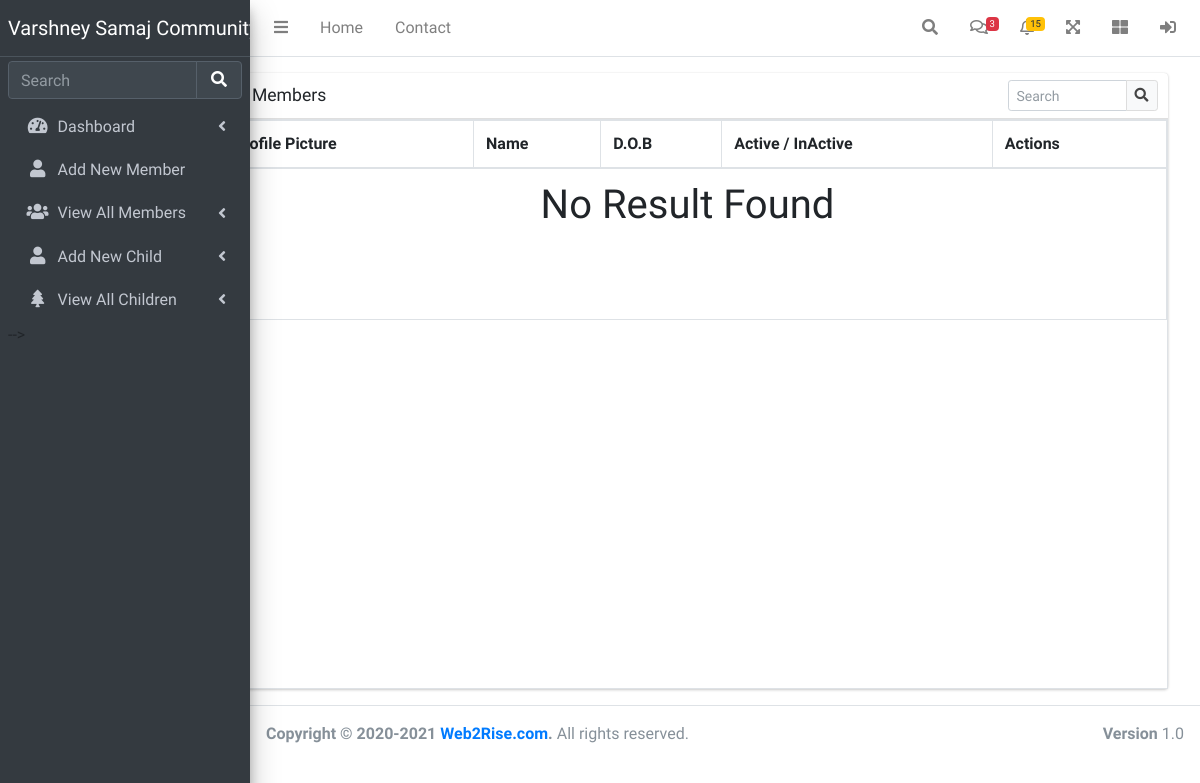
The page /server/member_table.php (signed in) on the database as committed earlier.
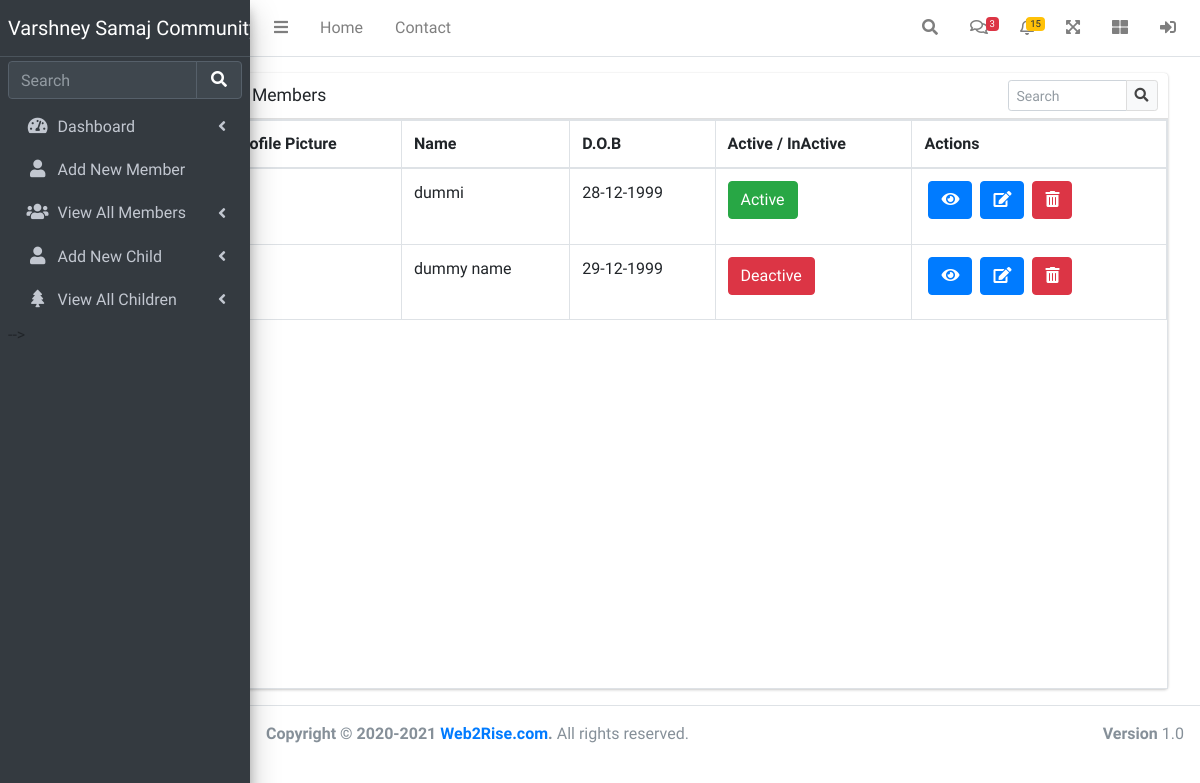
The same page on the database as committed later.
### tables this page shows
CREATE TABLE `members` (
  `id` int(11) NOT NULL,
  `firstName` varchar(20) NOT NULL,
  `mobileNo` bigint(30) NOT NULL,
  `email` varchar(30) NOT NULL,
  `dob` date NOT NULL,
  `gender` varchar(10) NOT NULL,
  `state` varchar(15) NOT NULL,
  `city` varchar(15) NOT NULL,
  `address` varchar(255) NOT NULL,
  `password` varchar(20) NOT NULL,
  `fatherName` varchar(20) NOT NULL,
  `motherName` varchar(20) NOT NULL,
  `lifeMemberNo` int(12) NOT NULL,
  `profilepic` varchar(255) NOT NULL,
  `status` int(10) NOT NULL DEFAULT 0,
  `isLifeMember` int(10) NOT NULL DEFAULT 0,
  `pincode` int(6) NOT NULL
);

### server/member_table.php (the view, shortened to what this page needs)
<?php
include "../db/conn.php";
include "../includes/header.php";
include "../includes/sidebar.php";
?>
<div class="container-fluid">
    <div class="row">
        <div class="col-md-2"></div>
        <div class="col-md-10">
            <div class="card mt-3" style="width: 80vw;">
                <div class="card-header">
                    <h3 class="card-title">All Members</h3>
                    <div class="card-tools">
                        <div class="input-group input-group-sm" style="width: 150px;">
                            <input type="text" name="table_search" class="form-control float-right" placeholder="Search">
                            <div class="input-group-append">
                                <button type="submit" class="btn btn-default">
                                    <i class="fas fa-search"></i>
                                </button>
                            </div>
                        </div>
                    </div>
                </div>
                <div class="card-body table-bordered table-responsive p-0" style="min-height: 570px;">
                    <table class="table table-head-fixed text-nowrap" style="min-height: 200px;">
                        <thead>
                            <tr>
                                <th>Profile Picture</th>
                                <th>Name</th>
                                <th>D.O.B</th>
                                <?php if (isset($_SESSION) && $_SESSION['user'] == "admin") { ?>
                                <th>Active / InActive</th>
                                <?php } ?>
                                <th>Actions</th>
                            </tr>
                        </thead>
                        <tbody>
                            <?php
                            if (isset($_GET['filter']) && $_GET['filter'] == 'lifemember') {
                                $sql = "SELECT * FROM members WHERE isLifeMember='1'";
                            } else {
                                $sql = "SELECT * FROM members";
                            }
                            $result = mysqli_query($conn, $sql);
                            if (mysqli_num_rows($result) > 0) {
                                while ($row = mysqli_fetch_assoc($result)) {
                            ?>
                                    <tr>
                                        <td><img src="../process/uploads/<?= $row['profilepic'] ?>" style="width:45px;"></td>
                                        <td><?= $row["firstName"] . " " . $row["lastname"]; ?></td>
                                        <td>
                                            <?= date('d-m-Y',strtotime($row["dob"])) ?>
                                    </td>
                                        <?php if (isset($_SESSION) && $_SESSION['user'] == "admin") { ?>
                                            <td><button type="button" class="btn btn-<?= $row['status'] == '0' ? 'danger' : 'success' ?>" onclick="memberStatus(<?= $row['id'] ?>,<?= $row['status'] ?>)" status=""><?= $row['status'] == '0' ? "Deactive" : "Active" ?></button></td>
                                        <?php } ?>
                                        <td>
                                            <button class="btn btn-primary ml-1" data-toggle="modal" data-target="#example" onclick="fetchData(<?= $row['id'] ?>)">
                                                <i class="fas fa-eye"></i>
                                            </button>
                                            <?php if (isset($_SESSION['login']) && $_SESSION['user'] == 'admin') { ?>
                                                <a href="../server/updateMember_form.php?id=<?= $row['id'] ?> "><button class="btn btn-primary ml-1" data-toggle="modal" data-target="#example"><i class="fas fa-edit"></i></button></a>
                                                <a href="../process/deleteMember.php?id=<?= $row['id'] ?>" onclick="return confirm('Are you sure?')"><button type="submit" class="btn btn-danger ml-1" id="delete"><i class="fas fa-trash-alt"></i></button></a>
                                            <?php } ?>
                                        </td>
                                    </tr>
                            <?php
                                }
                            } else {
                                echo '<tr><td colspan="6    " class="text-center"><h1>No Result Found</td></h1></tr>';
                            } ?>
                        </tbody>
                    </table>
                </div>
            </div>
        </div>
    </div>
</div>
<?php
include "../includes/footer.php";
?>

### includes/header.php (shortened to what this page needs)
<!DOCTYPE html>
<html lang="en">
<head>
    <link rel="stylesheet" href="https://cdnjs.cloudflare.com/ajax/libs/font-awesome/5.15.4/css/all.min.css" />
    <link rel="stylesheet" href="../assets/style/adminlte.min.css">
</head>
<body class="hold-transition sidebar-mini">
<div class="wrapper">
  <nav class="main-header navbar navbar-expand navbar-white navbar-light">
    <ul class="navbar-nav">
      <li class="nav-item">
        <a class="nav-link" data-widget="pushmenu" href="#" role="button"><i class="fas fa-bars"></i></a>
      </li>
      <li class="nav-item d-none d-sm-inline-block">
        <a href="../../index3.html" class="nav-link">Home</a>
      </li>
      <li class="nav-item d-none d-sm-inline-block">
        <a href="#" class="nav-link">Contact</a>
      </li>
    </ul>
    <ul class="navbar-nav ml-auto">
      <li class="nav-item">
        <a class="nav-link" data-widget="navbar-search" href="#" role="button">
          <i class="fas fa-search"></i>
        </a>
      </li>
      <li class="nav-item dropdown">
        <a class="nav-link" data-toggle="dropdown" href="#">
          <i class="far fa-comments"></i>
          <span class="badge badge-danger navbar-badge">3</span>
        </a>
      </li>
      <li class="nav-item dropdown">
        <a class="nav-link" data-toggle="dropdown" href="#">
          <span class="badge badge-warning navbar-badge">15</span>
        </a>
      </li>
      <li class="nav-item">
        <a class="nav-link" data-widget="fullscreen" href="#" role="button">
          <i class="fas fa-expand-arrows-alt"></i>
        </a>
      </li>
      <li class="nav-item">
        <a class="nav-link" data-widget="control-sidebar" data-slide="true" href="#" role="button">
          <i class="fas fa-th-large"></i>
        </a>
      </li>
      <li class="nav-item">
        <a class="nav-link" data-widget="control-sidebar" data-slide="true" href="../process/logout.php" role="button">
          <i class="fas fa-sign-in-alt" title="logout" alt="logout"></i>
        </a>
      </li>
    </ul>
  </nav>

### includes/sidebar.php
<aside class="main-sidebar sidebar-dark-primary elevation-4" style="height: 100vh;">
    <a href="../server/dashboard.php" class="brand-link">
      <span class="brand-text font-weight">Varshney Samaj Community</span>
    </a>
    <div class="sidebar" style="height: 80vh;">
      <div class="form-inline mt-1">
        <div class="input-group " data-widget="sidebar-search">
          <input class="form-control form-control-sidebar" type="search" placeholder="Search" aria-label="Search">
          <div class="input-group-append">
            <button class="btn btn-sidebar">
              <i class="fas fa-search fa-fw"></i>
            </button>
          </div>
        </div>
      </div>
      <nav class="mt-2">
        <ul class="nav nav-pills nav-sidebar flex-column" data-widget="treeview" role="menu" data-accordion="false">
          <li class="nav-item">
            <a href="../server/dashboard.php" class="nav-link">
              <i class="nav-icon fas fa-tachometer-alt"></i>
              <p>
                Dashboard
                <i class="right fas fa-angle-left"></i>
              </p>
            </a>
          </li>
          <?php if(isset($_SESSION['login']) && $_SESSION['user']=='admin'){ ?>
          <li class="nav-item">
            <a href="../server/member_form.php" class="nav-link">
              <i class="nav-icon fas fa-user"></i>
              <p>
                Add New Member
              </p>
            </a>
          </li>
          <?php } ?>
          <li class="nav-item">
            <a href="../server/member_table.php" class="nav-link">
              <i class="nav-icon fas fa-users"></i>
              <p>
                View All Members
                <i class="right fas fa-angle-left"></i>
              </p>
            </a>
          </li>
          <li class="nav-item">
            <a href="../server/child_new.php" class="nav-link">
              <i class="nav-icon fas fa-user"></i>
              <p>
                Add New Child
                <i class="fas fa-angle-left right"></i>
              </p>
            </a>
          </li>
          <li class="nav-item">
            <a href="../server/childTables.php" class="nav-link">
              <i class="nav-icon fas fa-tree"></i>
              <p>
                View All Children
                <i class="fas fa-angle-left right"></i>
              </p>
            </a>
          </li>
        </ul> -->
      </nav>
    </div>
  </aside>

### includes/footer.php (shortened to what this page needs)
<footer class="main-footer" style="height:6.2vh;" >
    <div class="float-right d-none d-sm-block">
      <b>Version</b> 1.0
    </div>
    <strong>Copyright &copy; 2020-<?=date('Y')?> <a href="https://web2rise.com">Web2Rise.com</a>.</strong> All rights reserved.
  </footer>
</body>
</html>

Rows that differ between the two databases and show on the page:
added members: firstName "dummi", dob "28-12-1999", status "Active"
added members: firstName "dummy name", dob "29-12-1999", status "Deactive"
Other text that changed with them:
text no longer shown: "No Result Found"
